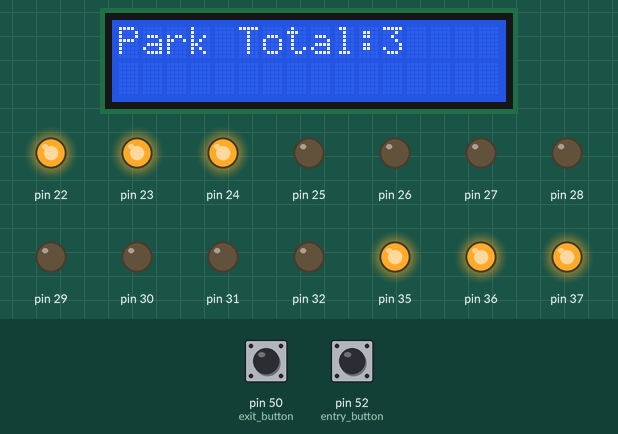
A sketch run on a simulated Arduino Mega 2560, built with avr-gcc and run on an emulated ATmega2560. On the bench: 16×2 character LCD, output pins drawn as LEDs (lit = HIGH). The test bench sets the inputs (shaded band); at power-on: pin 52 (entry_button) HIGH, pin 50 (exit_button) HIGH. What the sketch prints to the serial monitor is not drawn.

Above: at 1.2 s.
1.3 s: pin 52 (entry_button) pulled LOW for 0.15 s
At 1.9 s:
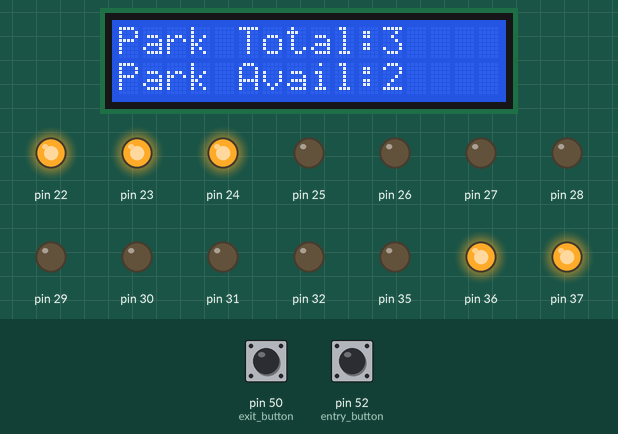
2.9 s: pin 52 (entry_button) pulled LOW for 1 s
At 4.4 s:
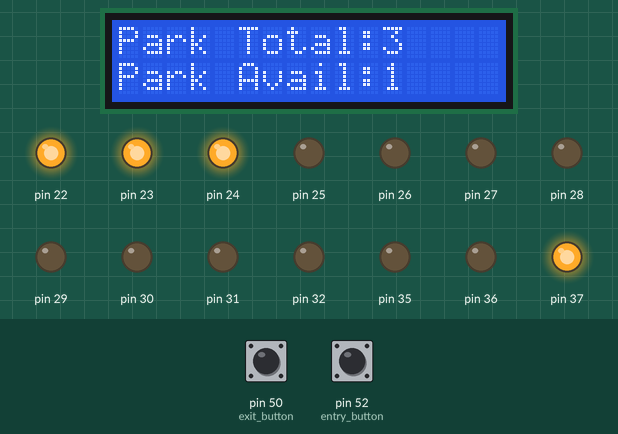
5.4 s: pin 52 (entry_button) pulled LOW for 0.15 s
At 6.7 s:
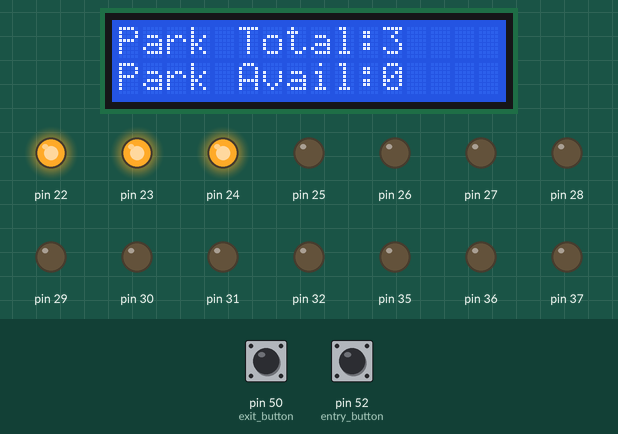
7.0 s: pin 52 (entry_button) pulled LOW for 3.2 s
At 8.2 s:
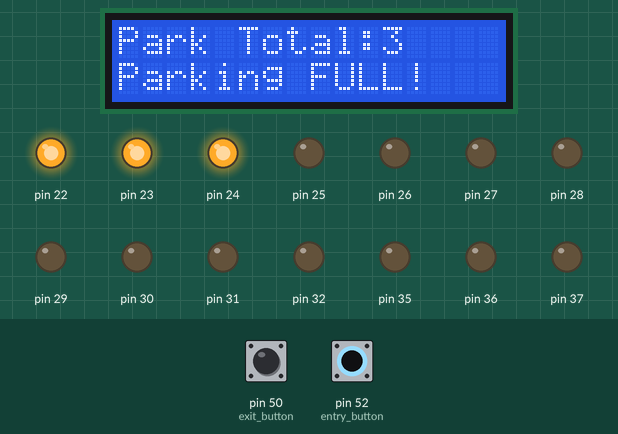
11.7 s: pin 50 (exit_button) pulled LOW for 0.15 s
At 12.6 s:
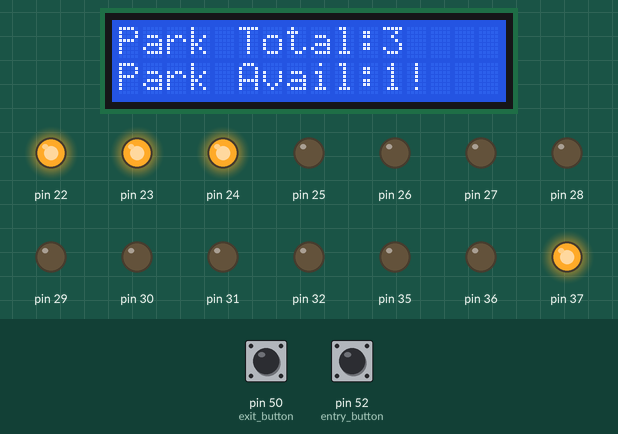
13.3 s: pin 50 (exit_button) pulled LOW for 1 s
At 13.9 s:
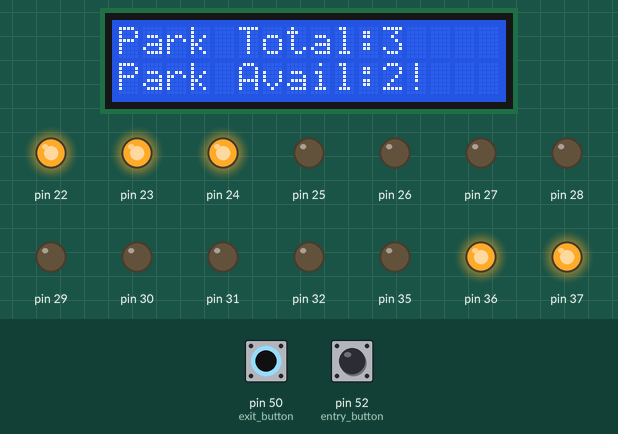
Timing chart, 0 to 16.3 s (numbered marks = the images above; inputs shaded):
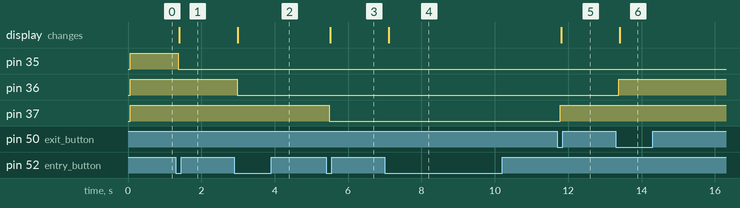

The sketch:

hw_pass_2.ino
```cpp
/*
 Name:		Second Hardware Pass Code
 Created:	03/30/2019
 Author:	Spring Capstone 2019 - Mark, Vivetri, Babak, Robert, Yasir
*/

#include <stdint.h>
#include <LiquidCrystal.h>
#include <NewPing.h>

#define mask(x) ((uint8_t) (1 << x))
#define MAX 3
#define MIN 0

//function proto

void time_delay_func(unsigned long, const uint16_t);
void lcd_display_func(int);
void lcd_display_full(void);
void lcd_display_empty(void);
float ultra_motion_sensor(const int, const int);
void green_led_on(const uint8_t);
void green_led_off(const uint8_t);
void red_led_on(const uint8_t);
void red_led_off(const uint8_t);

// Setup for LCD Display
const uint8_t rs = 12;
const uint8_t en = 11;
const uint8_t d4 = 5;
const uint8_t d5 = 4;
const uint8_t d6 = 3;
const uint8_t d7 = 2;

LiquidCrystal lcd(rs, en, d4, d5, d6, d7);


//setup for Entry Push Button and Exit Button
const uint8_t entry_button = 52;
short button_state;
int last_button_state = HIGH;
unsigned long LastDebounceTime = 0;
const uint8_t exit_button = 50;
short button_state_exit;
int last_button_state_exit = HIGH;
unsigned long LastDebounceTimeExit = 0;
const unsigned long Debounced_Delay = 50;			// 50 msec

//global function for total number of parking
unsigned short total_parking_spot = MAX;

//parking matrix integer
uint8_t parking_spot[MAX] = {};

//setting ultra-motion sensor pins

const uint8_t trig1 = 8;
const uint8_t echo1 = 9;
const uint8_t trig2 = 6;
const uint8_t echo2 = 7;
const uint8_t trig3 = 13;
const uint8_t echo3 = 10;

//the setup function runs once when you press reset or power the board
void setup() {

	//opening up the serial port
	Serial.begin(9600);

	//setting up LCD display
	lcd.begin(16, 2);
	lcd.setCursor(0, 0);
	lcd.print("Park Total:");
	lcd.setCursor(11, 0);
	lcd.print(MAX);

	//setting up entry button
	pinMode(entry_button, INPUT);
	pinMode(exit_button, INPUT);

	//setup for red led on six parking stations
	//digital signals 29-22 [MSB - LSB]
	//PORTA
	DDRA = mask(7) | mask(6) | mask(5) | mask(4) | mask(3) | mask(2) | mask(1) | mask(0);

	//setup for green led on six parking stations
	//digital signals 30-37 [MSB - LSB]
	//PORTC
	DDRC = mask(7) | mask(6) | mask(5) | mask(4) | mask(3) | mask(2) | mask(1) | mask(0);

	//setting up ultra-motion sensor pins mode
	pinMode(trig1, OUTPUT);
	pinMode(trig2, OUTPUT);
	pinMode(trig3, OUTPUT);
	pinMode(echo1, INPUT);
	pinMode(echo2, INPUT);
	pinMode(echo3, INPUT);

	// Set the GREEN and RED LED OFF
	PORTA |= mask(2) | mask(1) | mask(0);
	PORTC |= mask(2) | mask(1) | mask(0);
}

//the loop function runs over and over again until power down or reset
void loop() {

	short reading_entry_button = digitalRead(entry_button);

	if (reading_entry_button != last_button_state) {
		LastDebounceTime = millis();
	}

	if (millis() - LastDebounceTime > Debounced_Delay) {

		if (reading_entry_button != button_state) {
			button_state = reading_entry_button;

			if ((button_state == LOW) && (total_parking_spot > MIN)) {
				total_parking_spot--;
				lcd_display_func(total_parking_spot);
				green_led_on(total_parking_spot);
			}

			else if ((button_state == LOW) && (total_parking_spot == MIN)) {
				lcd_display_full();
			}

		}
	}

	short reading_exit_button = digitalRead(exit_button);

	if (reading_exit_button != last_button_state_exit) {
		LastDebounceTimeExit = millis();

	}

	if (millis() - LastDebounceTimeExit > Debounced_Delay) {

		if (reading_exit_button != button_state_exit) {
			button_state_exit = reading_exit_button;

			// code for decrement
			if ((button_state_exit == LOW) && (total_parking_spot < MAX) && (total_parking_spot >= MIN)) {
				green_led_off(total_parking_spot);
				total_parking_spot++;
				lcd_display_func(total_parking_spot);

			}

			else if ((button_state_exit == LOW) && (total_parking_spot == MAX)) {
				lcd_display_empty();
			}

		}
	}

	last_button_state = reading_entry_button;
	last_button_state_exit = reading_exit_button;


	//serial output on COM port
	Serial.print("Parking Available: ");
	Serial.println(total_parking_spot);

}

//time delay user defined function in millisec()

void time_delay_func(unsigned long time_now, const uint16_t time_interval) {
	time_now = millis();
	while (millis() < time_now + time_interval) {
		// time delay in ms
	}
}

//lcd display user defined function

void lcd_display_func(int data) {
	lcd.setCursor(0, 1);
	lcd.print("Park Avail:");
	lcd.setCursor(11, 1);
	lcd.print(data);
}

void lcd_display_full(void) {
	lcd.setCursor(0, 1);
	lcd.print("Parking FULL!");
}

void lcd_display_empty(void) {
	lcd.setCursor(0, 1);
	lcd.print("     EMPTY!   ");
}

//measuring distance from the sensor

float ultra_motion_sensor(const int trigger, const int echo) {
	long distance;
	digitalWrite(trigger, LOW);
	delayMicroseconds(2);
	digitalWrite(trigger, HIGH);
	delayMicroseconds(10);
	digitalWrite(trigger, LOW);
	distance = pulseIn(echo, HIGH);
	return distance;
}

void green_led_on(const uint8_t num) {
	PORTC &= ~mask(num);
}
void green_led_off(const uint8_t num) {
	PORTC |= mask(num);
}
void red_led_on(const uint8_t num) {
	PORTA &= ~mask(num);
}
void red_led_off(const uint8_t num) {
	PORTA |= mask(num);
}
```

Measured:
- after the input at 1.3 s, pin 35: HIGH → LOW after 0.07 s; the display: changes after 0.09 s (image 1)
- after the input at 2.9 s, pin 36: HIGH → LOW after 0.07 s; the display: changes after 0.09 s (image 2)
- after the input at 5.4 s, pin 37: HIGH → LOW after 0.09 s; the display: changes after 0.11 s (image 3)
- after the input at 7.0 s, the display: changes after 0.11 s (image 4)
- after the input at 11.7 s, pin 37: LOW → HIGH after 0.08 s; the display: changes after 0.10 s (image 5)
- after the input at 13.3 s, pin 36: LOW → HIGH after 0.08 s; the display: changes after 0.10 s (image 6)
